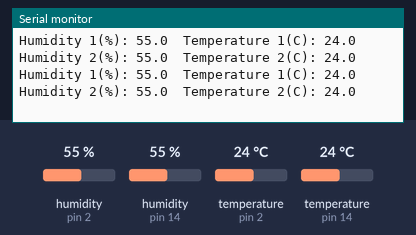
Simulated run of this sketch. Board: Arduino Uno, built with avr-gcc and run on an emulated ATmega328P. On the bench: the last lines printed to the serial monitor. The test bench sets the inputs (shaded band); at power-on: humidity (sensors on pin 2, pin 14) 55 %, temperature (sensors on pin 2, pin 14) 24 °C.

Above: at 4.8 s.
4.9 s: humidity (sensor on pin 2) set to 22 %
At 7.4 s:
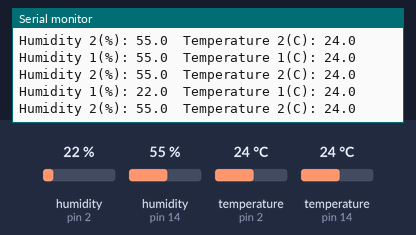
7.9 s: humidity (sensor on pin 14) set to 22 %
At 8.9 s:
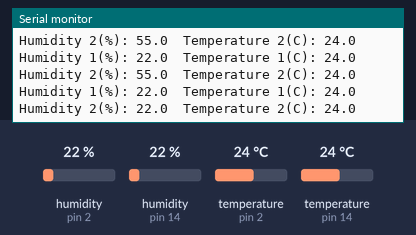
10.9 s: temperature (sensor on pin 2) set to 12 °C
At 13.1 s:
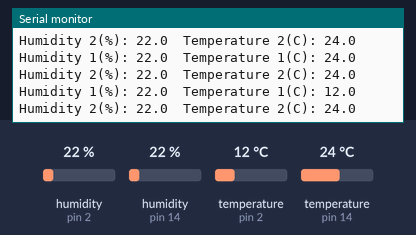
13.9 s: temperature (sensor on pin 14) set to 12 °C
At 14.7 s:
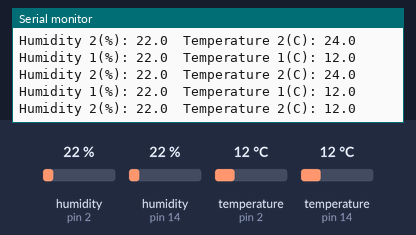
16.9 s: humidity (sensor on pin 2) set to 40 %
At 18.9 s:
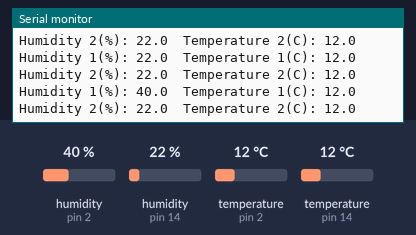
19.9 s: humidity (sensor on pin 14) set to 40 %
At 20.5 s:
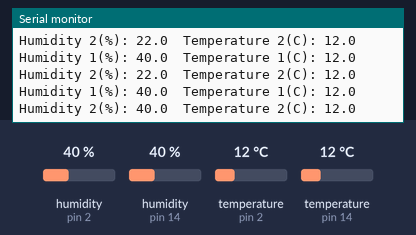
Timing chart, 0 to 22.9 s (numbered marks = the images above; inputs shaded):
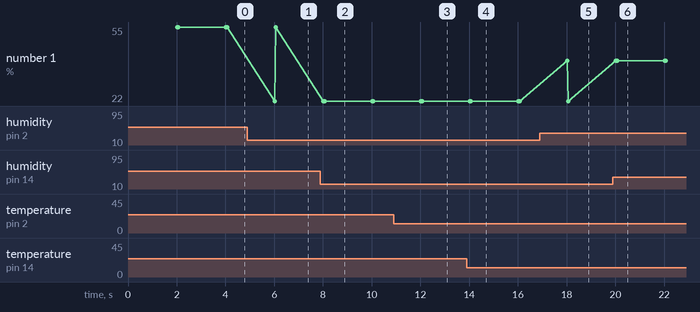

The sketch:

dht11.ino
```cpp
#include "DHTesp.h"

DHTesp dht1;
DHTesp dht2;

unsigned int flag;
void setup()
{
Serial.begin(9600);
Serial.println();
dht1.setup(2, DHTesp::DHT11); // GPIO4
dht2.setup(14, DHTesp::DHT11); // GPIO4

}

void loop()
{
//delay(dht.getMinimumSamplingPeriod() + 100);
  flag = delayTime(2000);
  if(flag)
  {
    float humidity1 = dht1.getHumidity();
    float temperature1 = dht1.getTemperature();
    float humidity2 = dht2.getHumidity();
    float temperature2 = dht2.getTemperature();
    //Serial.print("Status: ");
    //Serial.print(dht.getStatusString());
    //Serial.print("\t");
    Serial.print("Humidity 1(%): ");
    Serial.print(humidity1, 1);
    Serial.print("\t");
    Serial.print("Temperature 1(C): ");
    Serial.print(temperature1, 1);
    Serial.print("\t");
    Serial.println();

    Serial.print("Humidity 2(%): ");
    Serial.print(humidity2, 1);
    Serial.print("\t");
    Serial.print("Temperature 2(C): ");
    Serial.print(temperature2, 1);
    Serial.print("\t");
    Serial.println();
  }
}
unsigned int delayTime(unsigned long interval)
{
  static unsigned long previousMillis = 0;          /* Variable que guarda el estado del tiempo               */
  unsigned long currentMillis         = millis();   /* Variable que se actualiza con el valor del tiempo      */
  unsigned int flag = 0;

  if((currentMillis - previousMillis) >= interval)  /* Mientras el valor actualizable sea mayor al intervalo  */
  {
    flag = 1;
    previousMillis = currentMillis;
  }else
  {
    flag = 0;
  }
  return flag;
}
```

Measured:
- after the input at 4.9 s, the serial monitor: prints a new line after 1.1 s (image 1)
- after the input at 7.9 s, the serial monitor: prints a new line after 0.17 s (image 2)
- after the input at 10.9 s, the serial monitor: prints a new line after 1.1 s (image 3)
- after the input at 13.9 s, the serial monitor: prints a new line after 0.17 s (image 4)
- after the input at 16.9 s, the serial monitor: prints a new line after 1.1 s (image 5)
- after the input at 19.9 s, the serial monitor: prints a new line after 0.17 s (image 6)
